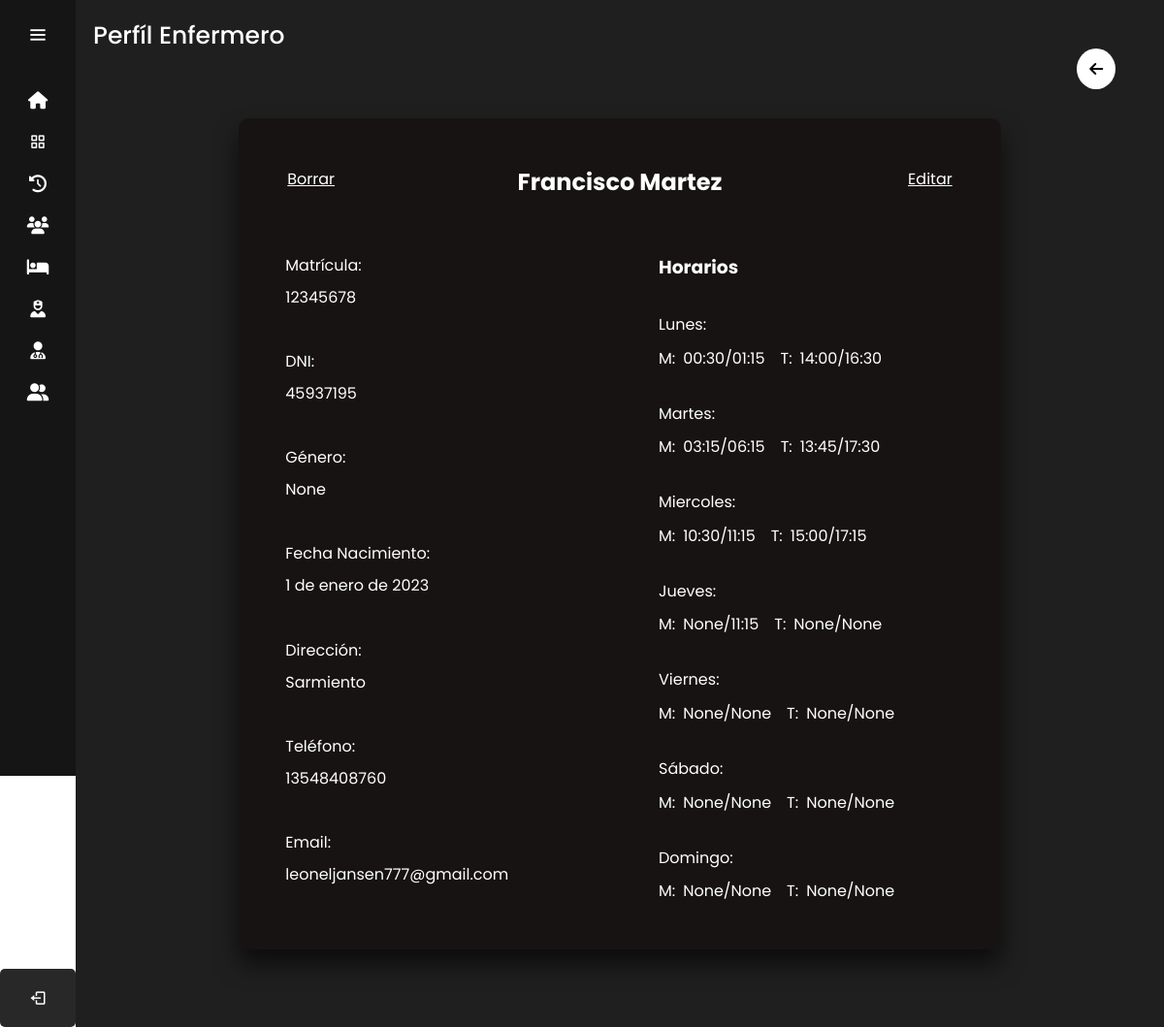
The page /perfil_enfermero/1/ (signed in) on the database its author committed.
### sitio/models.py (models this page shows)
class Enfermeros(models.Model):
    DNI = models.CharField(max_length=8)
    nombre = models.CharField(max_length=255)
    apellido = models.CharField(max_length=255)
    direccion = models.TextField()
    email = models.EmailField()
    fecha_nacimiento=models.DateField()
    genero=models.CharField(max_length=12, default='masculino')
    telefono = models.CharField(max_length=12)
    lunesMI = models.TimeField(null=True)
    lunesMF = models.TimeField(null=True)
    lunesTI = models.TimeField(null=True)
    lunesTF = models.TimeField(null=True)
    martesMI = models.TimeField(null=True)
    martesMF = models.TimeField(null=True)
    martesTI = models.TimeField(null=True)
    martesTF = models.TimeField(null=True)
    miercolesMI = models.TimeField(null=True)
    miercolesMF = models.TimeField(null=True)
    miercolesTI = models.TimeField(null=True)
    miercolesTF = models.TimeField(null=True)
    juevesMI = models.TimeField(null=True)
    juevesMF = models.TimeField(null=True)
    juevesTI = models.TimeField(null=True)
    juevesTF = models.TimeField(null=True)
    viernesMI = models.TimeField(null=True)
    viernesMF = models.TimeField(null=True)
    viernesTI = models.TimeField(null=True)
    viernesTF = models.TimeField(null=True)
    sabadoMI = models.TimeField(null=True)
    sabadoMF = models.TimeField(null=True)
    sabadoTI = models.TimeField(null=True)
    sabadoTF = models.TimeField(null=True)
    domingoMI = models.TimeField(null=True)
    domingoMF = models.TimeField(null=True)
    domingoTI = models.TimeField(null=True)
    domingoTF = models.TimeField(null=True)

### sitio/views.py (the view)
# urls.py: path('perfil_enfermero/<int:enfermero_id>/',login_required(views.perfil_enfermero),name='perfil_enfermero'),
@user_passes_test(is_medico_admin)
def perfil_enfermero (request,enfermero_id):
    enfermeros=get_object_or_404(Enfermeros,id=enfermero_id)
    return render(request, 'perfil_enfermero.html',{'enfermeros': enfermeros})

### sitio/views.py (called while the page is built)
def is_medico_admin(user):
    return (
        user.groups.filter(name='Médico').exists() or
        user.groups.filter(name='ADMIN').exists()
    )

### sitio/templates/perfil_enfermero.html (shortened to what this page needs)
{% extends 'layouts/nav.html' %} {% load static %} {% block content %}
<head>
    <link rel="stylesheet" href="{% static '/Styles/perfil_medico_enfermero_styles.css' %}">
</head>
<div class="text">Perfíl Enfermero</div>
<div class="btn_volver">
    <a href="/enfermeros"><i class="fa-solid fa-arrow-left"></i></a>
</div>
<div class="container_perfil_medico_enfermero">
    <div class="perfil_medico_enfermero">
        <div class="editar_perfil">
            <a href="{% url 'editar_enfermero' enfermeros.id %}">Editar</a>
        </div>
        <div class="nombre_apellido">
            <h2>{{enfermeros.nombre}} {{ enfermeros.apellido }}</h2>
        </div>
        <a id="eliminar_enfermero" class="borrar" onclick="eliminar_sala('{{ enfermeros.id }}')" >Borrar</a>
        <div class="item_perfil izquierda_perfil">
            <p>Matrícula:</p> <p>12345678</p>
        </div>
        <div class="item_perfil horario">
            <h3>Horarios</h3>
            <div class="dia_semana">
                <p>Lunes:</p>
                <div class="manana_tarde">
                    <div class="item_manana_tarde">
                        <p>M: </p><p><span>{{enfermeros.lunesMI}}</span>/<span>{{enfermeros.lunesMF}}</span></p>
                    </div>
                    <div class="item_manana_tarde">
                        <p>T: </p><p> <span>{{enfermeros.lunesTI}}</span>/<span>{{enfermeros.lunesTF}}</span></p>
                    </div>
                </div>
            </div>
            <div class="dia_semana">
                <p>Martes:</p>
                <div class="manana_tarde">
                    <div class="item_manana_tarde">
                        <p>M: </p><p><span>{{enfermeros.martesMI}}</span>/<span>{{enfermeros.martesMF}}</span></p>
                    </div>
                    <div class="item_manana_tarde">
                        <p>T: </p><p> <span>{{enfermeros.martesTI}}</span>/<span>{{enfermeros.martesTF}}</span></p>
                    </div>
                </div>
            </div>
            <div class="dia_semana">
                <p>Miercoles:</p>
                <div class="manana_tarde">
                    <div class="item_manana_tarde">
                        <p>M: </p><p><span>{{enfermeros.miercolesMI}}</span>/<span>{{enfermeros.miercolesMF}}</span></p>
                    </div>
                    <div class="item_manana_tarde">
                        <p>T: </p><p> <span>{{enfermeros.miercolesTI}}</span>/<span>{{enfermeros.miercolesTF}}</span></p>
                    </div>
                </div>
            </div>
            <div class="dia_semana">
                <p>Jueves:</p>
                <div class="manana_tarde">
                    <div class="item_manana_tarde">
                        <p>M: </p><p><span>{{enfermeros.juevesMI}}</span>/<span>{{enfermeros.miercolesMF}}</span></p>
                    </div>
                    <div class="item_manana_tarde">
                        <p>T: </p><p> <span>{{enfermeros.juevesTI}}</span>/<span>{{enfermeros.juevesTF}}</span></p>
                    </div>
                </div>
            </div>
            <div class="dia_semana">
                <p>Viernes:</p>
                <div class="manana_tarde">
                    <div class="item_manana_tarde">
                        <p>M: </p><p><span>{{enfermeros.viernesMI}}</span>/<span>{{enfermeros.viernesMF}}</span></p>
                    </div>
                    <div class="item_manana_tarde">
                        <p>T: </p><p> <span>{{enfermeros.viernesTI}}</span>/<span>{{enfermeros.viernesTF}}</span></p>
                    </div>
                </div>
            </div>
            <div class="dia_semana">
                <p>Sábado:</p>
                <div class="manana_tarde">
                    <div class="item_manana_tarde">
                        <p>M: </p><p><span>{{enfermeros.sabadoMI}}</span>/<span>{{enfermeros.sabadoMF}}</span></p>
                    </div>
                    <div class="item_manana_tarde">
                        <p>T: </p><p> <span>{{enfermeros.sabadoTI}}</span>/<span>{{enfermeros.sabadoTF}}</span></p>
                    </div>
                </div>
            </div>
            <div class="dia_semana">
                <p>Domingo:</p>
                <div class="manana_tarde">
                    <div class="item_manana_tarde">
                        <p>M: </p><p><span>{{enfermeros.domingoMI}}</span>/<span>{{enfermeros.domingoMF}}</span></p>
                    </div>
                    <div class="item_manana_tarde">
                        <p>T: </p><p> <span>{{enfermeros.domingoTI}}</span>/<span>{{enfermeros.domingoTF}}</span></p>
                    </div>
                </div>
            </div>
        </div>
        <div class="item_perfil izquierda_perfil">
            <p>DNI:</p> <p>{{enfermeros.DNI}}</p>
        </div>
        <div class="item_perfil izquierda_perfil">
            <p>Género:</p> <p>{{enfermeros.genero}}</p>
        </div>
        <div class="item_perfil izquierda_perfil">
            <p>Fecha Nacimiento: </p><p>{{enfermeros.fecha_nacimiento}}</p>
        </div>
        <div class="item_perfil izquierda_perfil">
            <p>Dirección: </p> <p>{{enfermeros.direccion}}</p>
        </div>
        <div class="item_perfil izquierda_perfil telefono">
            <p>Teléfono: </p> <p>{{enfermeros.telefono}}</p>
        </div>
        <div class="item_perfil izquierda_perfil email">
            <p>Email: </p> <p>{{enfermeros.email}}</p>
        </div>
    </div>
</div>
{% endblock %}

### sitio/static/Styles/nav_styles.css (style rules this page uses)
body { position: relative; }
:root { --color-default:#151515; --color-second:#292828; --color-white:#fff; --color-body:#1F1F1F; --color-light:#e0e0e0; --color-text:#fff; }
* { padding: 0%; margin: 0%; box-sizing: border-box; font-family: 'Poppins', sans-serif; }
body { min-height: 100vh; }
.home-section .text { display: inline-block; color:var(--color-text); font-size: 25px; font-weight: 500; margin: 18px; }
.btn_volver { color: black; background-color: white; padding: .8em; border-radius: 100%; position: absolute; top: 50px; right: 50px; }
.btn_volver a { color: black; text-decoration: none; }

### sitio/static/Styles/perfil_medico_enfermero_styles.css (style rules this page uses)
.perfil_medico_enfermero { display: grid; grid-template-columns: 1fr 1fr; column-gap: 5em; row-gap: 1.5em; margin: 0 auto 0; padding: 3em; background: rgba(24, 20, 20, 0.987); box-sizing: border-box; box-shadow: 0 15px 25px rgba(0,0,0,.6); border-radius: 10px; width: 70%; color: white; position: relative; }
.item_perfil { display: flex; flex-direction: column; gap: .5em; }
.borrar { position: absolute; top: 50px; left: 50px; color: white; cursor: pointer; text-decoration:underline }
.editar_perfil { position: absolute; top: 50px; right: 50px; }
.editar_perfil a { color: white; }
.container_perfil_medico_enfermero { padding: 3em 0 5em; }
.nombre_apellido { grid-column: 1/3; text-align: center; padding-bottom: 2em; }
.izquierda_perfil { grid-column: 1/2; }
.horario { grid-column: 2/3; grid-row: 2/9; display: flex; flex-direction: column; gap: 2em; }
.dia_semana { display: flex; flex-direction: column; gap: .6em; }
.manana_tarde { display: flex; gap: 1em; flex-wrap: wrap; }
.item_manana_tarde { display: flex; gap: .5em; }

### rows shown on the page
Enfermeros: nombre "Francisco", apellido "Martez", lunesMI "00:30", lunesMF "01:15", lunesTI "14:00", lunesTF "16:30", martesMI "03:15", martesMF "06:15", martesTI "13:45", martesTF "17:30", miercolesMI "10:30", miercolesMF "11:15", miercolesTI "15:00", miercolesTF "17:15", juevesMI "None", juevesTI "None", juevesTF "None", viernesMI "None", viernesMF "None", viernesTI "None", viernesTF "None", sabadoMI "None", sabadoMF "None", sabadoTI "None", sabadoTF "None", domingoMI "None", domingoMF "None", domingoTI "None", domingoTF "None", DNI "45937195", genero "None", fecha_nacimiento "1 de enero de 2023", direccion "Sarmiento", telefono "13548408760", email "leoneljansen777@gmail.com"
